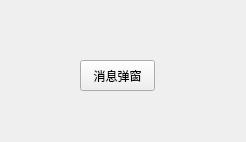
<?xml version="1.0" encoding="UTF-8"?>
<ui version="4.0">
 <class>Demo_MsgNotify</class>
 <widget class="QWidget" name="Demo_MsgNotify">
  <property name="geometry">
   <rect>
    <x>0</x>
    <y>0</y>
    <width>246</width>
    <height>142</height>
   </rect>
  </property>
  <property name="windowTitle">
   <string>Form</string>
  </property>
  <widget class="QPushButton" name="pushButton">
   <property name="geometry">
    <rect>
     <x>80</x>
     <y>60</y>
     <width>75</width>
     <height>31</height>
    </rect>
   </property>
   <property name="text">
    <string>消息弹窗</string>
   </property>
  </widget>
 </widget>
 <resources/>
 <connections/>
</ui>
